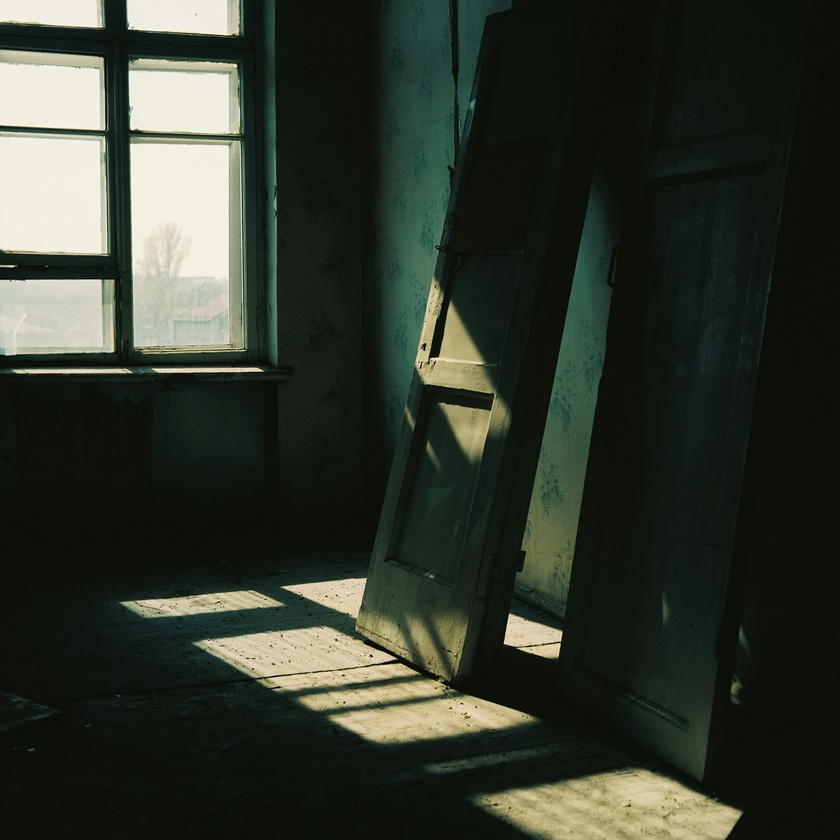
#> input picture images/img7.1.jpg, 840 x 840 px, shrunk from 1920 x 1920 before the run
$ python histogram_rgb.py
#> lines starting #> are read from the running program, lines starting #| are printed output that depends on the picture
# Cân bằng lược đồ xám cho ảnh màu RGB
# Giải pháp: Chuyển đổi không gian màu RGB sang không gian màu khác có khả năng tách biệt giữa kênh độ sáng (Luminance)
# và kênh màu sắc (Chrominance). Các không gian màu phổ biến cho việc này là HSV (hoặc HSL) và YCbCr.
# Cách làm này đảm bảo chỉ tăng cường độ tương phản (độ sáng) của ảnh mà không làm ảnh hưởng đến màu săc gốc của nó.

import cv2
import numpy as np
import matplotlib.pyplot as plt

def main():
    img = cv2.imread("../images/img7.1.jpg")
#> img is the input picture: shape (840, 840, 3); mean B, G, R 44.8, 55.6, 49.3
    result = use_hsv(img)

    img = cv2.cvtColor(img, cv2.COLOR_BGR2RGB)
    result = cv2.cvtColor(result, cv2.COLOR_BGR2RGB)
    cv2.imwrite("ggg.jpg", result)

    plt.figure(figsize=(30, 20))
    plt.subplot(121), plt.imshow(img)
    plt.title('Input Image'), plt.xticks([]), plt.yticks([])
    plt.subplot(122), plt.imshow(result)
    plt.title('Result'), plt.xticks([]), plt.yticks([])
    plt.show()

# HSV giữ màu sắc gốc tốt, trực quan.
def use_hsv(img):
    hsv = cv2.cvtColor(img, cv2.COLOR_BGR2HSV)
#> hsv: shape (840, 840, 3); mean H, S, V 52.4, 88.3, 56.5

    h, s, v = cv2.split(hsv)
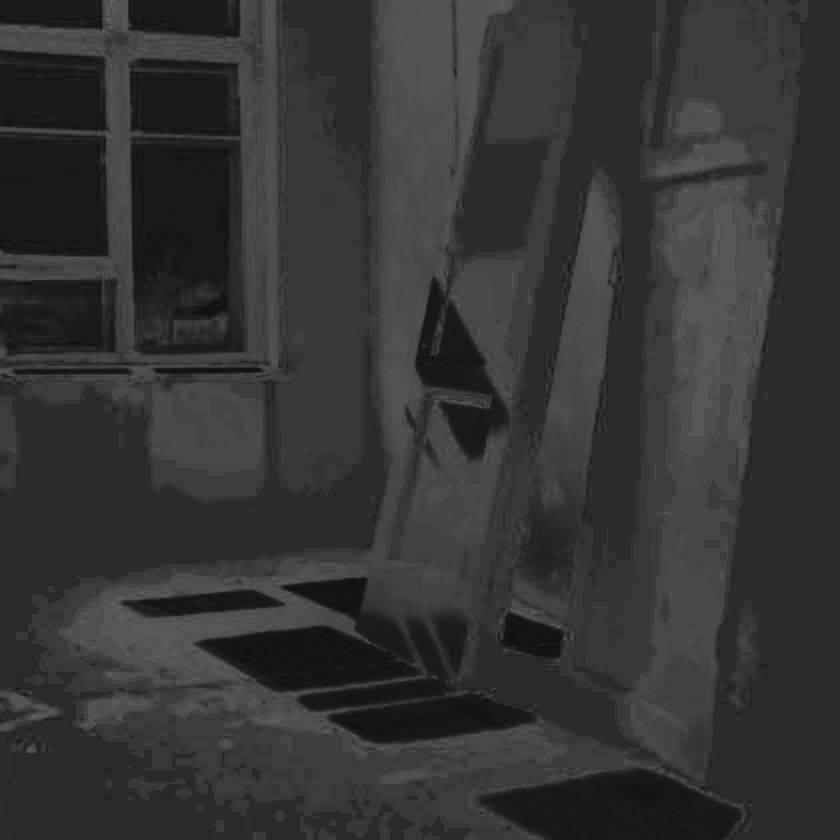
#> h: shape (840, 840); min 0, max 165, mean 52.4
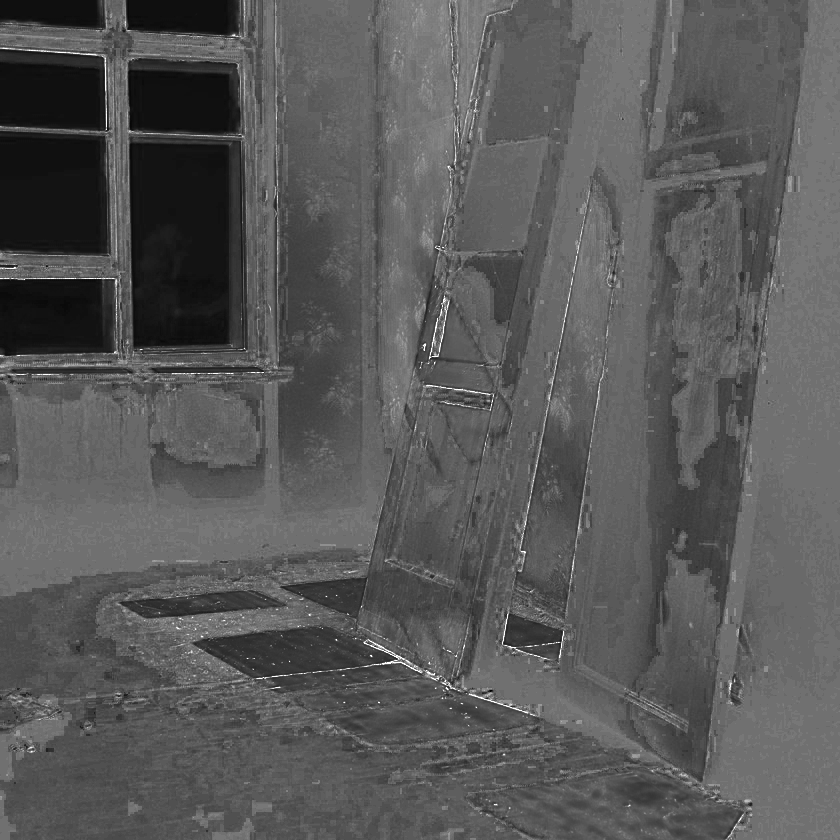
#> s: shape (840, 840); min 0, max 255, mean 88.3
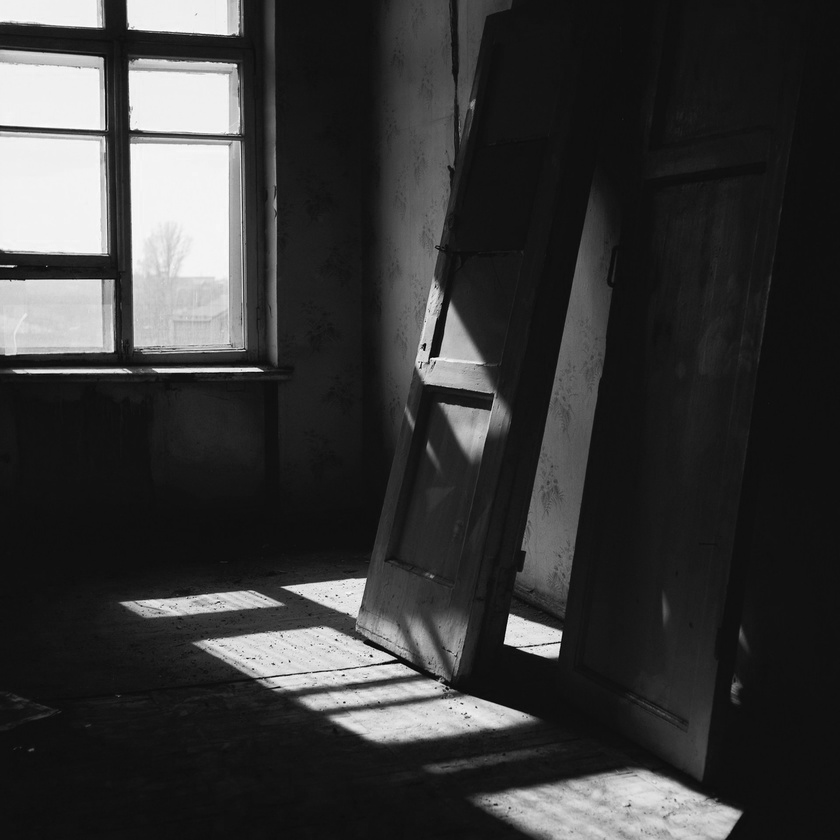
#> v: shape (840, 840); min 1, max 255, mean 56.5

    v_eq = equalize_hist(v)

    hsv_img = cv2.merge((h, s, v_eq))

    return cv2.cvtColor(hsv_img, cv2.COLOR_HSV2BGR)

# YCbCr hiệu quả cho nén ảnh nhưng dễ gây trôi màu, bạc màu.
def use_ycbcr(img):
    ycbcr = cv2.cvtColor(img, cv2.COLOR_BGR2YCrCb)

    y, cr, cb = cv2.split(ycbcr)

    y_eq = equalize_hist(y)

    ycbcr_img = cv2.merge((y_eq, cr, cb))

    return cv2.cvtColor(ycbcr_img, cv2.COLOR_YCrCb2BGR)

def equalize_hist(img):
    height, width = img.shape
#> height = 840; width = 840
    total_pixels = height * width
#> total_pixels = 705600

    # Tính histogram
    hist = [0] * 256
    for i in range(height):
        for j in range(width):
            value = img[i, j]
            hist[value] += 1
#> after the loop, hist = 256 values, max 95156 at index 16, min 0 at index 0, mean 2756.2

    # Tính PDF và CDF
    pdf = [val / total_pixels for val in hist]
#> pdf = 256 values, max 0.135 at index 16, min 0 at index 0, mean 0.00391
    cdf = [0] * 256
    cdf[0] = pdf[0]
    for i in range(1, 256):
        cdf[i] = cdf[i - 1] + pdf[i]
#> after the loop, cdf = 256 values from 0 to 1

    # Tạo bảng tra cứu (Look-Up Table - LUT)
    l = 256
    trans = [0] * l
    for i in range(l):
        trans[i] = int(round((l - 1) * cdf[i]))
#> after the loop, trans = 256 values from 0 to 255

    # Ánh xạ ảnh mới
    equalized_img = np.copy(img)
    for i in range(height):
        for j in range(width):
            equalized_img[i, j] = trans[img[i, j]]
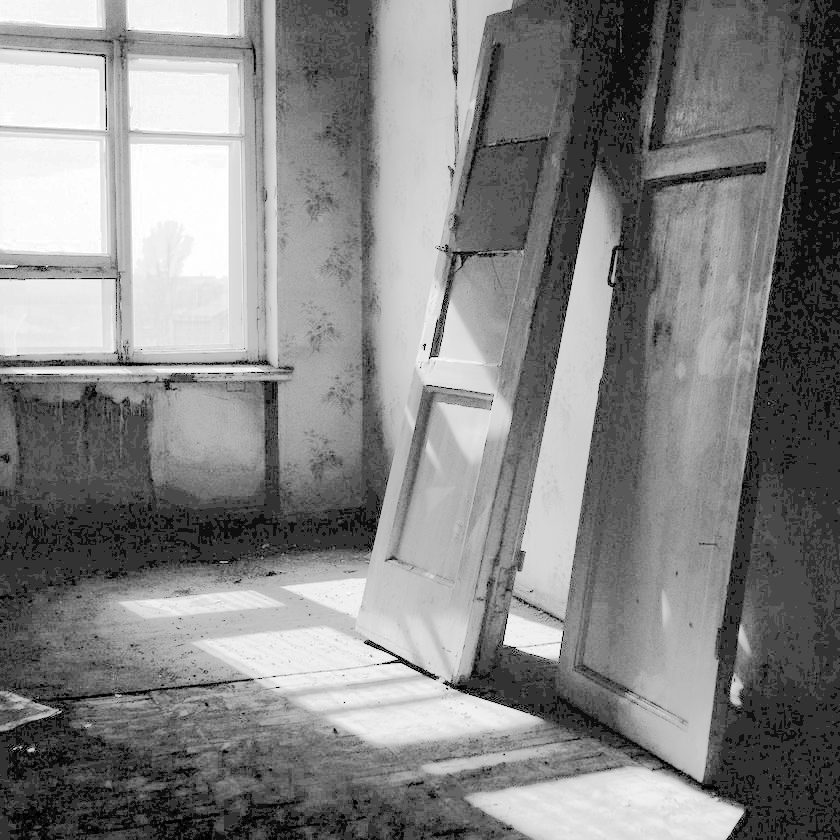
#> equalized_img: shape (840, 840); min 0, max 255, mean 133.1

    return equalized_img

if __name__ == "__main__":
    main()
#> in use_hsv, `hsv_img = cv2.merge((h, s, v_eq))`: hsv_img: shape (840, 840, 3); mean H, S, V 52.4, 88.3, 133.1
#> in use_hsv, `return cv2.cvtColor(hsv_img, cv2.COLOR_HSV2BGR)`:
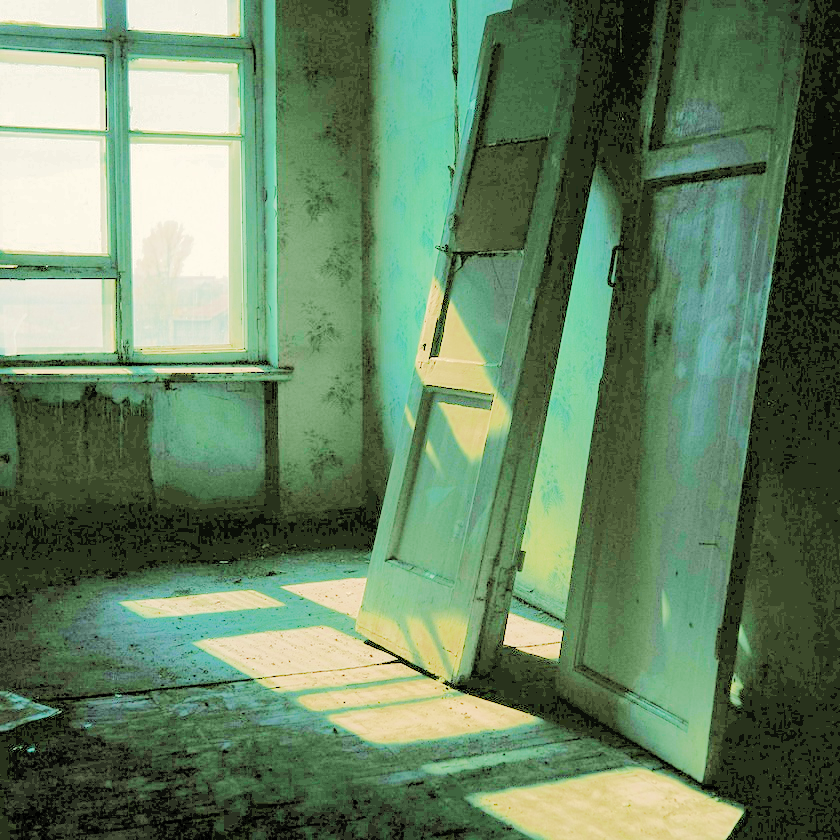
#> returned value: shape (840, 840, 3); mean B, G, R 100.1, 131.9, 102.9

$ run again, with images/img4.1.jpg copied over images/img7.1.jpg
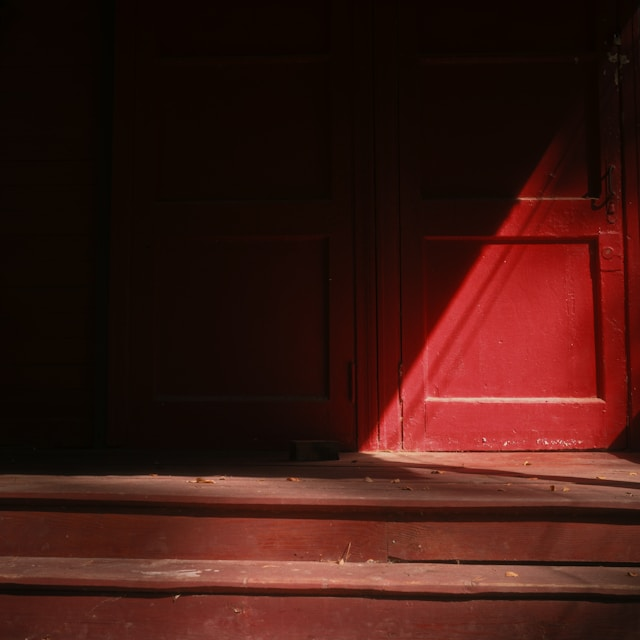
#> input picture images/img4.1.jpg, 640 x 640 px
#> in main, img is the input picture: shape (640, 640, 3); mean B, G, R 17.8, 24, 61.4
#> hsv: shape (640, 640, 3); mean H, S, V 8.8, 201.9, 61.4
#> in use_hsv, `h, s, v = cv2.split(hsv)`:
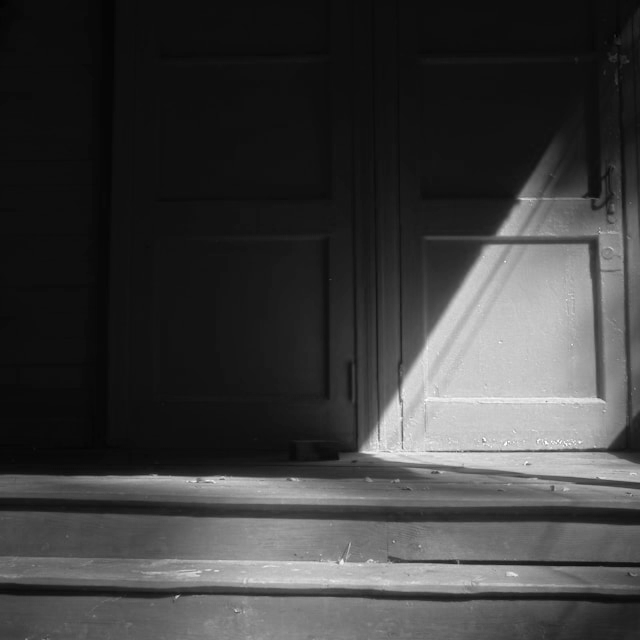
#> v: shape (640, 640); min 3, max 255, mean 61.4
#> after the loop in equalize_hist, `for i in range(height):`: hist = 256 values, max 38528 at index 14, min 0 at index 0, mean 1600
#> pdf = 256 values, max 0.0941 at index 14, min 0 at index 0, mean 0.00391
#> after the loop in equalize_hist, `for i in range(1, 256):`: cdf = 256 values from 0 to 1
#> after the loop in equalize_hist, `for i in range(l):`: trans = 256 values from 0 to 255
#> hsv_img: shape (640, 640, 3); mean H, S, V 8.8, 201.9, 130.7
#> in use_hsv, `return cv2.cvtColor(hsv_img, cv2.COLOR_HSV2BGR)`:
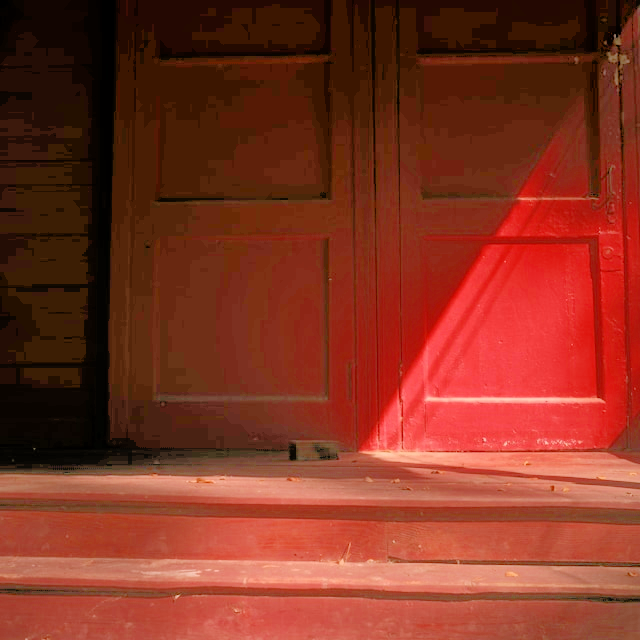
#> returned value: shape (640, 640, 3); mean B, G, R 32.9, 50.7, 130.7

$ run again, with images/img4.2.jpg copied over images/img7.1.jpg
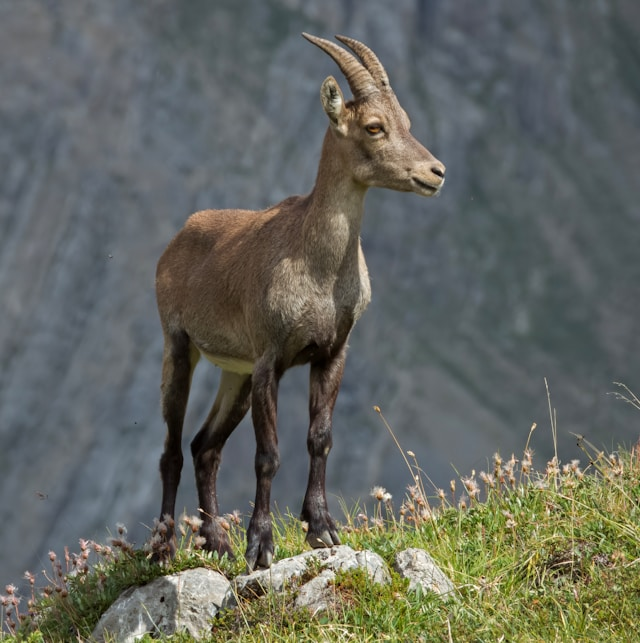
#> input picture images/img4.2.jpg, 640 x 643 px
#> in main, img is the input picture: shape (643, 640, 3); mean B, G, R 95.4, 102.7, 99.8
#> hsv: shape (643, 640, 3); mean H, S, V 74.4, 54.7, 109.3
#> after the loop in equalize_hist, `for i in range(height):`: hist = 256 values, max 9686 at index 114, min 0 at index 0, mean 1607.5
#> pdf = 256 values, max 0.0235 at index 114, min 0 at index 0, mean 0.00391
#> after the loop in equalize_hist, `for i in range(1, 256):`: cdf = 256 values from 0 to 1
#> after the loop in equalize_hist, `for i in range(l):`: trans = 256 values from 0 to 255
#> after the loop in equalize_hist, `for i in range(height):`:
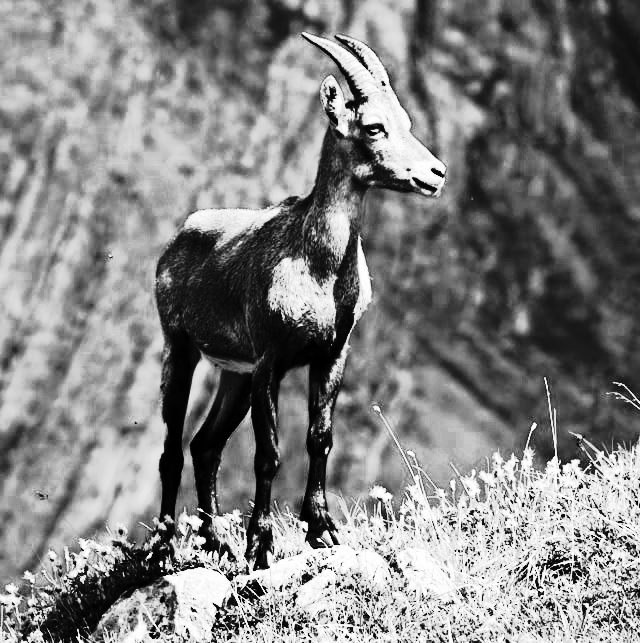
#> equalized_img: shape (643, 640); min 0, max 255, mean 129.2
#> hsv_img: shape (643, 640, 3); mean H, S, V 74.4, 54.7, 129.2
#> in use_hsv, `return cv2.cvtColor(hsv_img, cv2.COLOR_HSV2BGR)`:
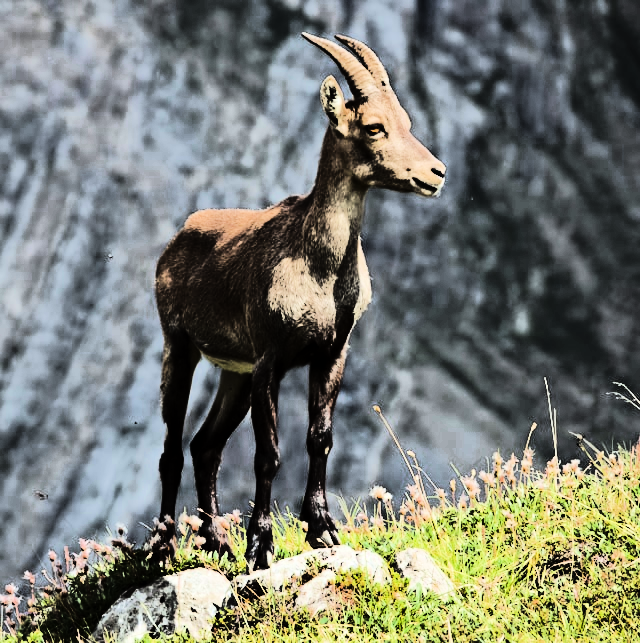
#> returned value: shape (643, 640, 3); mean B, G, R 112.8, 121.3, 117.6

$ run again, with images/img5.1.jpg copied over images/img7.1.jpg
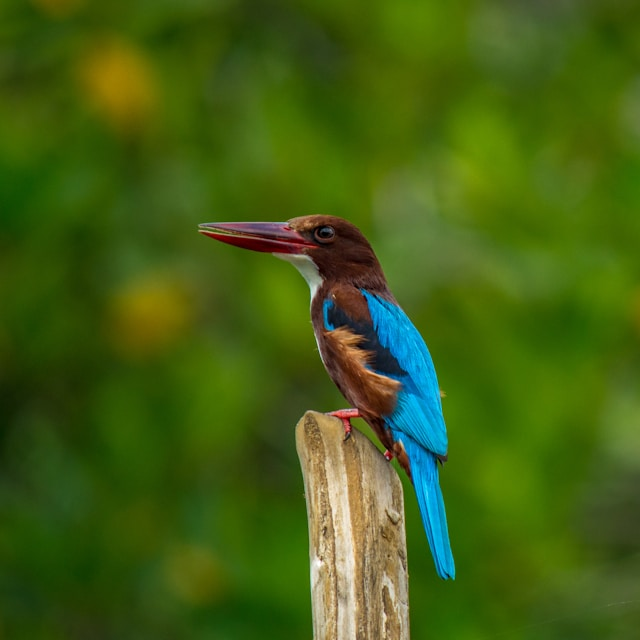
#> input picture images/img5.1.jpg, 640 x 640 px
#> in main, img is the input picture: shape (640, 640, 3); mean B, G, R 20.1, 95, 66.7
#> hsv: shape (640, 640, 3); mean H, S, V 41.6, 220.5, 98.9
#> in use_hsv, `h, s, v = cv2.split(hsv)`:
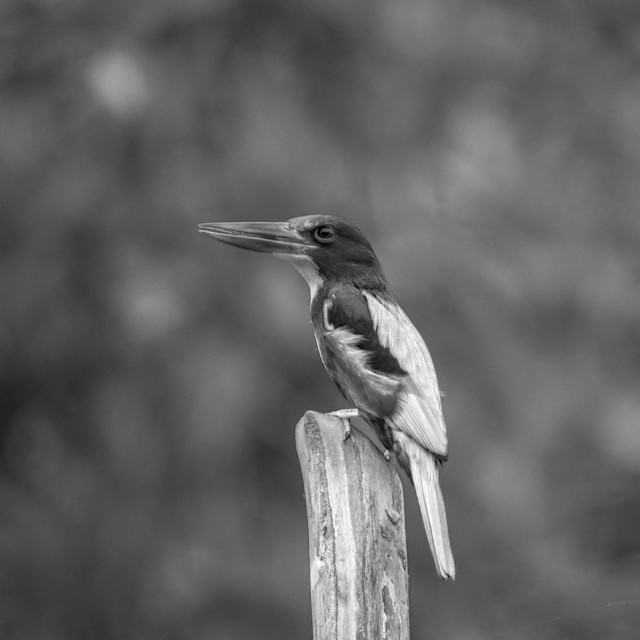
#> v: shape (640, 640); min 0, max 255, mean 98.9
#> after the loop in equalize_hist, `for i in range(height):`: hist = 256 values, max 8381 at index 95, min 0 at index 254, mean 1600
#> pdf = 256 values, max 0.0205 at index 95, min 0 at index 254, mean 0.00391
#> after the loop in equalize_hist, `for i in range(1, 256):`: cdf = 256 values from 1.46e-05 to 1
#> after the loop in equalize_hist, `for i in range(l):`: trans = 256 values from 0 to 255
#> hsv_img: shape (640, 640, 3); mean H, S, V 41.6, 220.5, 129
#> in use_hsv, `return cv2.cvtColor(hsv_img, cv2.COLOR_HSV2BGR)`:
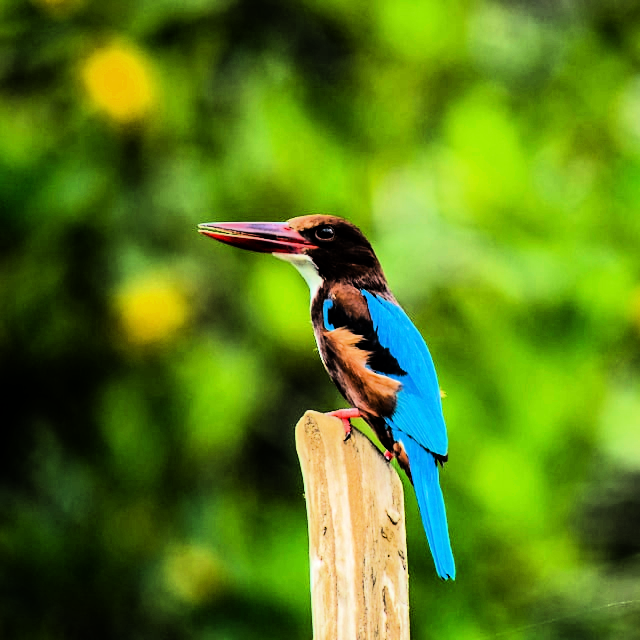
#> returned value: shape (640, 640, 3); mean B, G, R 25.7, 124, 88.3
